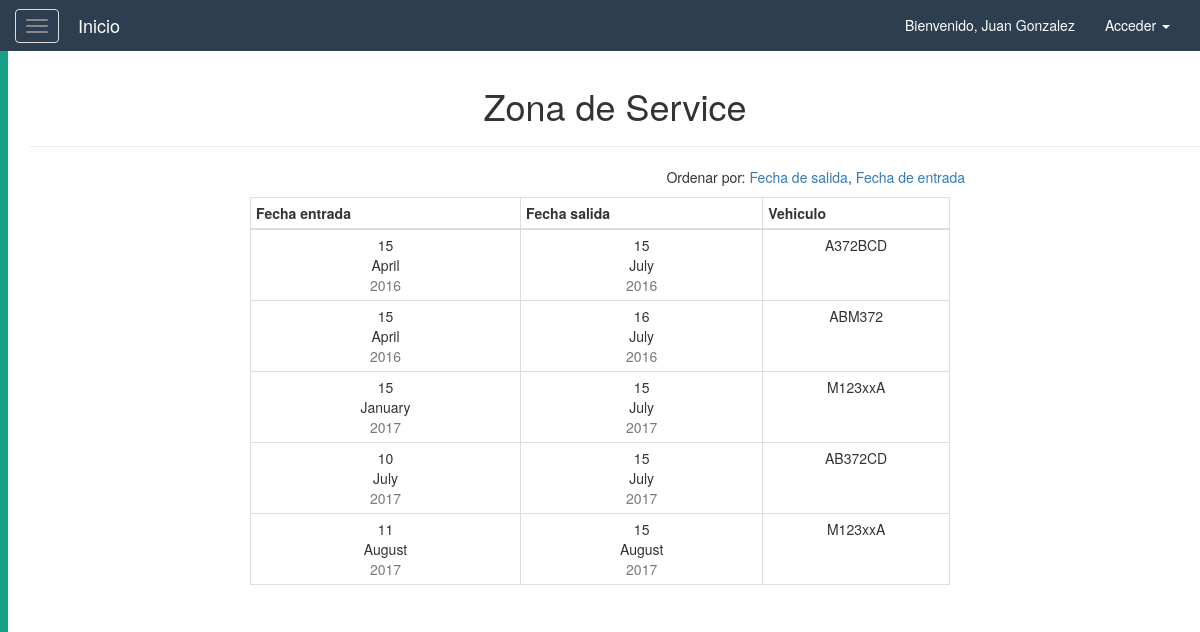
/logistica/serviceReparacion.php (signed in), run on the app's committed database.
### tables this page shows
CREATE TABLE `mantenimiento` (
  `idMantenimiento` int(11) NOT NULL,
  `idVehiculo` int(11) DEFAULT NULL,
  `idMecanico` int(11) DEFAULT NULL,
  `tipo_vehiculo` varchar(45) DEFAULT NULL,
  `fecha_entrada` date DEFAULT NULL,
  `fecha_salida` date NOT NULL,
  `km_unidad` int(11) DEFAULT NULL,
  `costo` decimal(12,2) DEFAULT NULL,
  `externo` enum('si','no') NOT NULL DEFAULT 'no',
  `repuestos` varchar(80) DEFAULT NULL
);

CREATE TABLE `vehiculo` (
  `idVehiculo` int(11) NOT NULL,
  `tipo_vehiculo` varchar(45) DEFAULT NULL,
  `patente` varchar(45) DEFAULT NULL,
  `nro_chasis` varchar(45) DEFAULT NULL,
  `marca` varchar(45) DEFAULT NULL,
  `modelo` varchar(45) DEFAULT NULL,
  `nro_motor` varchar(45) DEFAULT NULL,
  `km` int(11) DEFAULT NULL,
  `anio` year(4) DEFAULT NULL
);

### resources/db/control.php (called while the page is built, shortened)
<?php
    class controlDB{
        function __construct(){
            try{
            $host="localhost";
            $dbname="logistica";
            $user="root";
            $pass="";
            $this->con=mysqli_connect($host,$user,$pass) or die("No se puede conectar con la base de datos.");
            mysqli_select_db($this->con,$dbname)or die("No se encuentra la base de datos.");
            mysqli_set_charset($this->con, "utf8");
            }catch(Exception $ex){
                throw $ex;
            }
        }
        function consultar($sql){
        $link=$this->con;
        $stmt = mysqli_prepare($link, $sql);
        mysqli_stmt_execute($stmt);
        $result = $stmt->get_result();
        $data=null;
        while($fila=$result->fetch_assoc()){
            $data[]=$fila;
        }
        return $data;
        }
    }
?>

### logistica/serviceReparacion.php (the view, shortened to what this page needs)
<!DOCTYPE html>
<html lang="es">
<head>
    <?php
        $obj = new controlDB();
        $order = isset($_GET['ordenar']);
        if($order == "fSal") {
            $datos = $obj -> consultar("SELECT m.fecha_entrada, m.fecha_salida, v.patente
                FROM mantenimiento AS m
                JOIN vehiculo AS v ON v.idVehiculo = m.idVehiculo
                ORDER BY m.fecha_salida");
        } else {
            $datos = $obj -> consultar("SELECT m.fecha_entrada, m.fecha_salida, v.patente
                FROM mantenimiento AS m
                JOIN vehiculo AS v ON v.idVehiculo = m.idVehiculo
                ORDER BY m.fecha_entrada");
        }
    ?>
</head>
<body>
    <?php
        require_once($_SERVER['DOCUMENT_ROOT'].'/resources/templates/header.php');
    ?>
    <div id="wrapper">
        <?php
            require_once($_SERVER['DOCUMENT_ROOT'].'/resources/templates/sidebar.php');
        ?>
        <div id="page-content-wrapper">
            <div class="container-fluid">
                <div class="row">
                    <div class="col-lg-12 text-center">
                        <div class="container">
                            <div class="row">
                                <div class="col">
                                    <h1>Zona de Service</h1>
                                    <hr/>
                                </div>
                            </div>
                        </div>
                        <div class="col-lg-8 col-lg-offset-2">
                            <p class="text-right">Ordenar por:
                                <a href="serviceReparacion.php?ordenar=fSal">Fecha de salida</a>,
                                <a href="serviceReparacion.php">Fecha de entrada</a>
                            </p>
                            <div class="table-responsive container-fluid">
                                <table class="table table-condensed table-bordered table-hover">
                                    <thead>
                                        <tr>
                                            <th>Fecha entrada</th>
                                            <th>Fecha salida</th>
                                            <th>Vehiculo</th>
                                        </tr>
                                    </thead>
                                    <tbody>
                                        <?php foreach($datos as $td){ ?>
                                        <tr>
                                            <td class="agenda-date" class="active">
                                                <div class="dayofmonth"><?php echo date("d", strtotime($td['fecha_entrada']));?></div>
                                                <div class="dayofweek"><?php echo strftime("%B",strtotime($td['fecha_entrada']));?></div>
                                                <div class="shortdate text-muted"><?php echo date("Y", strtotime($td['fecha_entrada']));?></div>
                                            </td>
                                            <td class="agenda-date" class="active">
                                                <div class="dayofmonth"><?php echo date("d", strtotime($td['fecha_salida']));?></div>
                                                <div class="dayofweek"><?php echo strftime("%B",strtotime($td['fecha_salida']));?></div>
                                                <div class="shortdate text-muted"><?php echo date("Y", strtotime($td['fecha_salida']));?></div>
                                            </td>
                                            <td class="agenda-events">
                                                <div class="agenda-event">
                                                    <p><?php echo $td['patente'];?></p>
                                                </div>
                                            </td>
                                        </tr>
                                        <?php } ?>
                                    </tbody>
                                </table>
                            </div>
                        </div>
                    </div>
                </div>
            </div>
        </div>
    </div>
</body>
</html>

### resources/css/menuLateral.css (style rules this page uses)
#page-content-wrapper { width: 100%; height: 100%; position: absolute; padding: 15px; }

### data on the page
mantenimiento: fecha_entrada "15", fecha_entrada "April", fecha_entrada "2016", fecha_salida "15", fecha_salida "July", fecha_salida "2016", idVehiculo.patente "A372BCD"
mantenimiento: fecha_entrada "15", fecha_entrada "April", fecha_entrada "2016", fecha_salida "16", fecha_salida "July", fecha_salida "2016", idVehiculo.patente "ABM372"
mantenimiento: fecha_entrada "15", fecha_entrada "January", fecha_entrada "2017", fecha_salida "15", fecha_salida "July", fecha_salida "2017", idVehiculo.patente "M123xxA"
mantenimiento: fecha_entrada "10", fecha_entrada "July", fecha_entrada "2017", fecha_salida "15", fecha_salida "July", fecha_salida "2017", idVehiculo.patente "AB372CD"
mantenimiento: fecha_entrada "11", fecha_entrada "August", fecha_entrada "2017", fecha_salida "15", fecha_salida "August", fecha_salida "2017", idVehiculo.patente "M123xxA"

### other printed values
$_SESSION['usuario'] "Juan Gonzalez"
